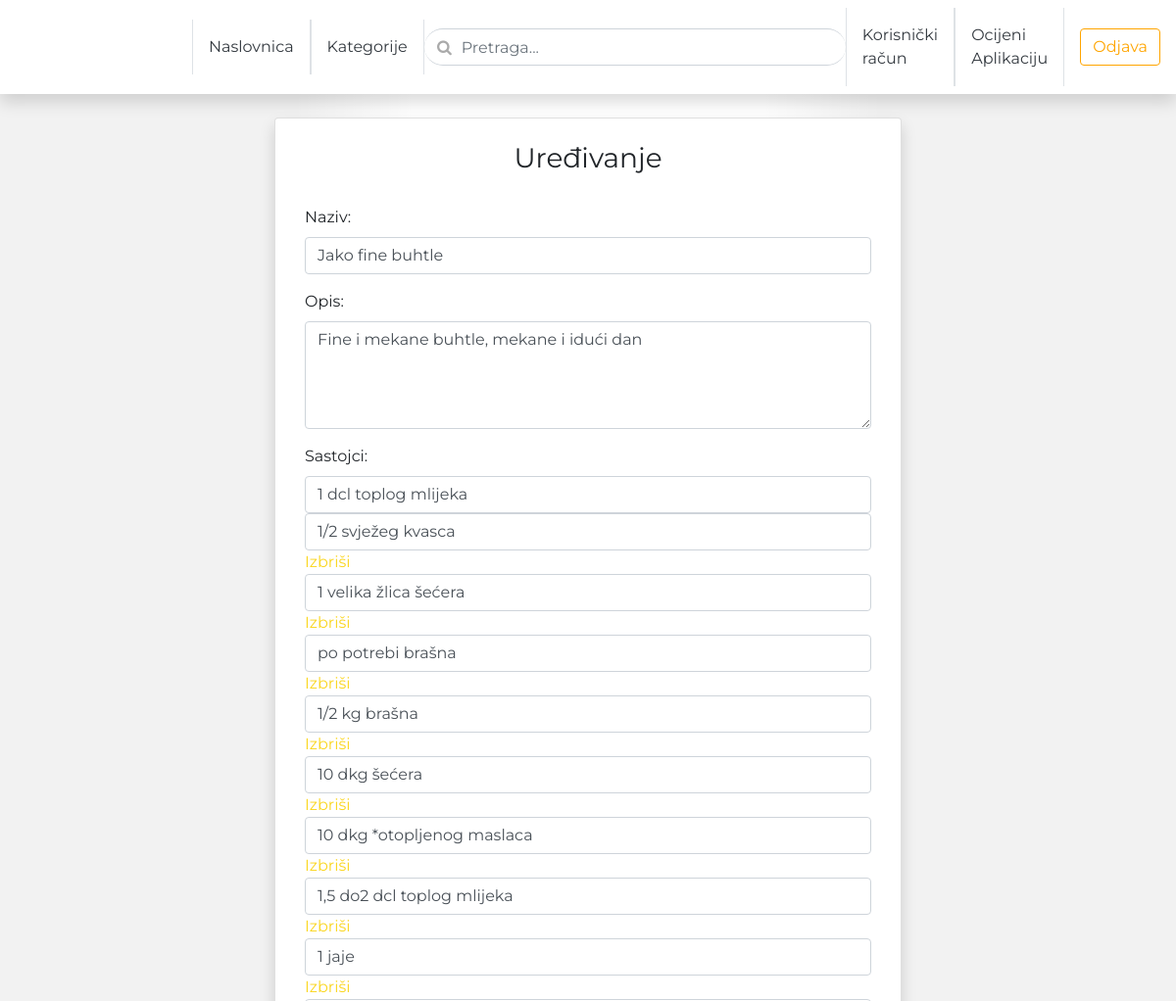
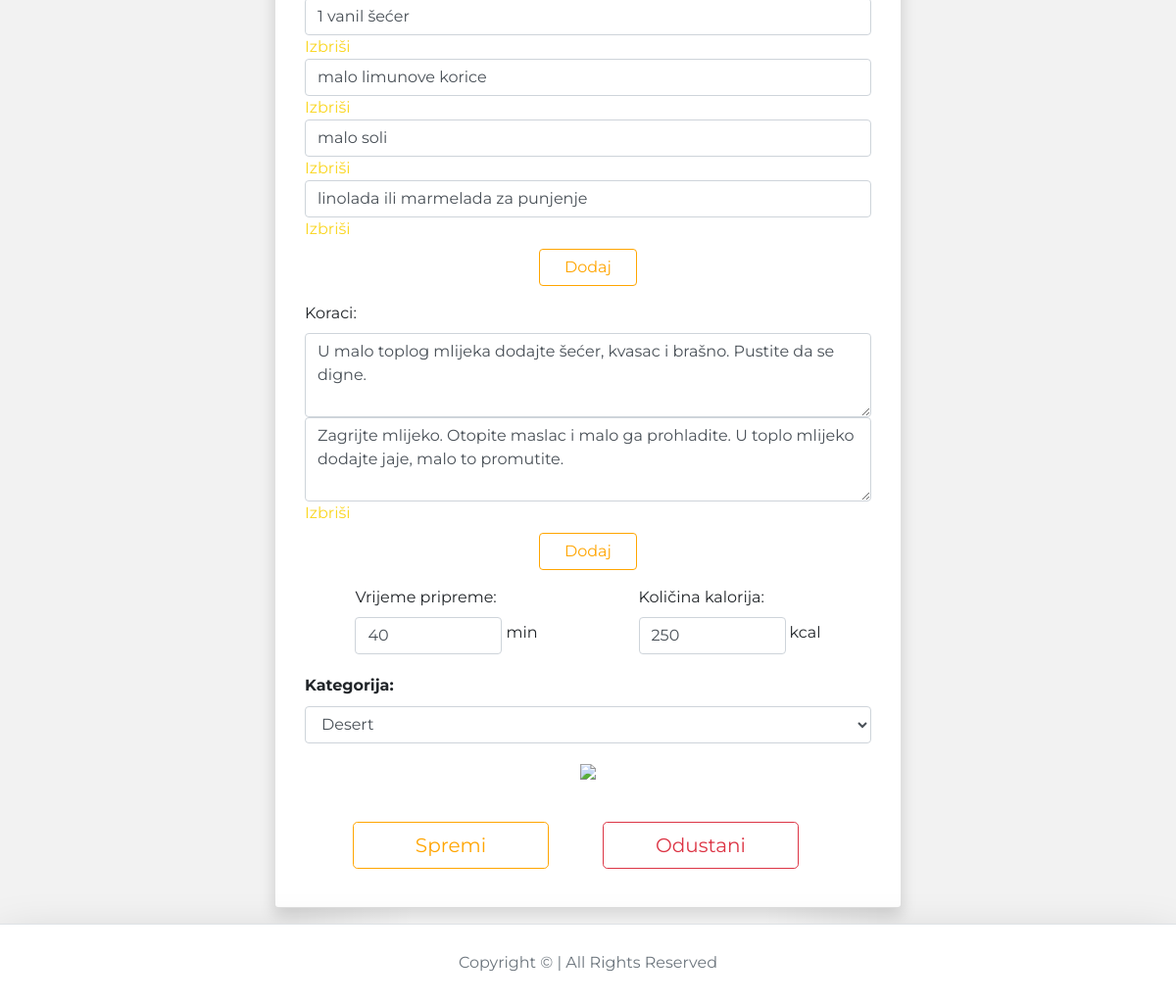
Screenshot of /blog/admin-jako-fine-buhtle/edit (signed in) with the database file from the repository (2 pictures, top to bottom).
### blog/models.py (models this page shows, shortened)
class BlogPost(models.Model):
    title           = models.CharField(max_length=50, null=False, blank=False)
    body            = models.TextField(max_length=500, null=False, blank=False)
    image           = models.ImageField(upload_to=upload_location, null=False, blank=False)
    date_published  = models.DateTimeField(auto_now_add=True, verbose_name="date published")
    date_updated    = models.DateTimeField(auto_now=True, verbose_name="date updated")
    author          = models.ForeignKey(settings.AUTH_USER_MODEL, on_delete=models.CASCADE)
    category        = models.IntegerField(verbose_name="Kategorija", choices=CATEGORY_CHOICES, default=0)
    slug            = models.SlugField(blank=True, unique=True)
    time            = models.IntegerField(null=True, blank=True)
    calories        = models.IntegerField(null=True, blank=True)
    favorite        = models.ManyToManyField("account.Account", related_name="favorite", blank=True)
    ingredient_0    = models.CharField(max_length=100, null=True, blank=True)
    ingredient_1    = models.CharField(max_length=100, null=True, blank=True)
    ingredient_2    = models.CharField(max_length=100, null=True, blank=True)
    ingredient_3    = models.CharField(max_length=100, null=True, blank=True)
    ingredient_4    = models.CharField(max_length=100, null=True, blank=True)
    ingredient_5    = models.CharField(max_length=100, null=True, blank=True)
    ingredient_6    = models.CharField(max_length=100, null=True, blank=True)
    ingredient_7    = models.CharField(max_length=100, null=True, blank=True)
    ingredient_8    = models.CharField(max_length=100, null=True, blank=True)
    ingredient_9    = models.CharField(max_length=100, null=True, blank=True)
    ingredient_10    = models.CharField(max_length=100, null=True, blank=True)
    ingredient_11    = models.CharField(max_length=100, null=True, blank=True)
    ingredient_12    = models.CharField(max_length=100, null=True, blank=True)
    ingredient_13    = models.CharField(max_length=100, null=True, blank=True)
    ingredient_14    = models.CharField(max_length=100, null=True, blank=True)
    ingredient_15    = models.CharField(max_length=100, null=True, blank=True)
    ingredient_16    = models.CharField(max_length=100, null=True, blank=True)
    ingredient_17    = models.CharField(max_length=100, null=True, blank=True)
    ingredient_18    = models.CharField(max_length=100, null=True, blank=True)
    ingredient_19    = models.CharField(max_length=100, null=True, blank=True)
    step_0    = models.CharField(max_length=500, null=True, blank=True)
    step_1    = models.CharField(max_length=500, null=True, blank=True)
    step_2    = models.CharField(max_length=500, null=True, blank=True)
    step_3    = models.CharField(max_length=500, null=True, blank=True)
    step_4    = models.CharField(max_length=500, null=True, blank=True)
    step_5    = models.CharField(max_length=500, null=True, blank=True)
    step_6    = models.CharField(max_length=500, null=True, blank=True)
    step_7    = models.CharField(max_length=500, null=True, blank=True)
    step_8    = models.CharField(max_length=500, null=True, blank=True)
    step_9    = models.CharField(max_length=500, null=True, blank=True)
    step_10    = models.CharField(max_length=500, null=True, blank=True)
    step_11    = models.CharField(max_length=500, null=True, blank=True)
    step_12    = models.CharField(max_length=500, null=True, blank=True)
    step_13    = models.CharField(max_length=500, null=True, blank=True)
    step_14    = models.CharField(max_length=500, null=True, blank=True)
    step_15    = models.CharField(max_length=500, null=True, blank=True)
    step_16    = models.CharField(max_length=500, null=True, blank=True)
    step_17    = models.CharField(max_length=500, null=True, blank=True)
    step_18    = models.CharField(max_length=500, null=True, blank=True)
    step_19    = models.CharField(max_length=500, null=True, blank=True)

### blog/views.py (the view, shortened to what this page needs)
# urls.py: path('<slug>/edit', edit_blog_view, name="edit"),
def edit_blog_view(request, slug):
    context = {}
    user = request.user
    if not user.is_authenticated:
        return redirect("must_authenticate")
    blog_post = get_object_or_404(BlogPost, slug=slug)
    if blog_post.author != user:
        return HttpResponse("Niste autor ove objave.")
    form = UpdateBlogPostForm(
        initial = {
            "title": blog_post.title,
            "body": blog_post.body,
            "category": blog_post.category,
            "get_category_display": blog_post.get_category_display,
            "image": blog_post.image,
            "time": blog_post.time,
            "calories": blog_post.calories,
            "ingredient_0": blog_post.ingredient_0,
            "ingredient_1": blog_post.ingredient_1,
            "ingredient_2": blog_post.ingredient_2,
            "ingredient_3": blog_post.ingredient_3,
            "ingredient_4": blog_post.ingredient_4,
            "ingredient_5": blog_post.ingredient_5,
            "ingredient_6": blog_post.ingredient_6,
            "ingredient_7": blog_post.ingredient_7,
            "ingredient_8": blog_post.ingredient_8,
            "ingredient_9": blog_post.ingredient_9,
            "ingredient_10": blog_post.ingredient_10,
            "ingredient_11": blog_post.ingredient_11,
            "ingredient_12": blog_post.ingredient_12,
            "ingredient_13": blog_post.ingredient_13,
            "ingredient_14": blog_post.ingredient_14,
            "ingredient_15": blog_post.ingredient_15,
            "ingredient_16": blog_post.ingredient_16,
            "ingredient_17": blog_post.ingredient_17,
            "ingredient_18": blog_post.ingredient_18,
            "ingredient_19": blog_post.ingredient_19,
            "step_0": blog_post.step_0,
            "step_1": blog_post.step_1,
            "step_2": blog_post.step_2,
            "step_3": blog_post.step_3,
            "step_4": blog_post.step_4,
            "step_5": blog_post.step_5,
            "step_6": blog_post.step_6,
            "step_7": blog_post.step_7,
            "step_8": blog_post.step_8,
            "step_9": blog_post.step_9,
            "step_10": blog_post.step_10,
            "step_11": blog_post.step_11,
            "step_12": blog_post.step_12,
            "step_13": blog_post.step_13,
            "step_14": blog_post.step_14,
            "step_15": blog_post.step_15,
            "step_16": blog_post.step_16,
            "step_17": blog_post.step_17,
            "step_18": blog_post.step_18,
            "step_19": blog_post.step_19,
        }
    )
    context['form'] = form
    return render(request, 'blog/edit_blog.html', context)

### blog/templates/blog/edit_blog.html (shortened to what this page needs)
{% extends 'index.html' %}
{% block content %}
<div class="container">
	<div class="row pt-4">
		<div class="col-lg-8 offset-lg-2 card shadow mb-3">
			<h1 class="h3 mb-3 font-weight-normal text-center mt-4">Uređivanje</h1>
			<form class="create-form" method="post" enctype="multipart/form-data">{% csrf_token %}
				<div class="form-group">
					<label for="id_title">Naziv:</label>
					<input class="form-control" type="text" name="title" id="id_title" maxlength="49" placeholder="Unesi naziv" value="{{form.initial.title}}" required autofocus>
				</div>
				<div class="form-group">
					<label for="id_body">Opis:</label>
					<textarea class="form-control" rows="4" type="text" name="body" id="id_body" maxlength="499" placeholder="Ovdje unesi opis recepta..."
					required>{{form.initial.body}}</textarea>
                </div>
				<div class="form-group">
                    <label for="id_ingredient">Sastojci:</label>
                    <div class="input_fields_wrap">
                        <div>
                            <input type="text" class="form-control broj" maxlength="80" name="ingredient_0" value="{{form.initial.ingredient_0}}">
                        </div>
						{% if form.initial.ingredient_1 %}
						<div>
                            <input type="text" class="form-control broj" maxlength="80" name="ingredient_1" value="{{form.initial.ingredient_1}}">
							<a href="#" class="remove_field">Izbriši</a>
                        </div>
						{% endif %}
						{% if form.initial.ingredient_2 %}
						<div>
                            <input type="text" class="form-control broj" maxlength="80" name="ingredient_2" value="{{form.initial.ingredient_2}}">
							<a href="#" class="remove_field">Izbriši</a>
                        </div>
						{% endif %}
						{% if form.initial.ingredient_3 %}
						<div>
                            <input type="text" class="form-control broj" maxlength="80" name="ingredient_3" value="{{form.initial.ingredient_3}}">
							<a href="#" class="remove_field">Izbriši</a>
                        </div>
						{% endif %}
						{% if form.initial.ingredient_4 %}
						<div>
                            <input type="text" class="form-control broj" maxlength="80" name="ingredient_4" value="{{form.initial.ingredient_4}}">
							<a href="#" class="remove_field">Izbriši</a>
                        </div>
						{% endif %}
						{% if form.initial.ingredient_5 %}
						<div>
                            <input type="text" class="form-control broj" maxlength="80" name="ingredient_5" value="{{form.initial.ingredient_5}}">
							<a href="#" class="remove_field">Izbriši</a>
                        </div>
						{% endif %}
						{% if form.initial.ingredient_6 %}
						<div>
                            <input type="text" class="form-control broj" maxlength="80" name="ingredient_6" value="{{form.initial.ingredient_6}}">
							<a href="#" class="remove_field">Izbriši</a>
                        </div>
						{% endif %}
						{% if form.initial.ingredient_7 %}
						<div>
                            <input type="text" class="form-control broj" maxlength="80" name="ingredient_7" value="{{form.initial.ingredient_7}}">
							<a href="#" class="remove_field">Izbriši</a>
                        </div>
						{% endif %}
						{% if form.initial.ingredient_8 %}
						<div>
                            <input type="text" class="form-control broj" maxlength="80" name="ingredient_8" value="{{form.initial.ingredient_8}}">
							<a href="#" class="remove_field">Izbriši</a>
                        </div>
						{% endif %}
						{% if form.initial.ingredient_9 %}
						<div>
                            <input type="text" class="form-control broj" maxlength="80" name="ingredient_9" value="{{form.initial.ingredient_9}}">
							<a href="#" class="remove_field">Izbriši</a>
                        </div>
						{% endif %}
						{% if form.initial.ingredient_10 %}
						<div>
                            <input type="text" class="form-control broj" maxlength="80" name="ingredient_10" value="{{form.initial.ingredient_10}}">
							<a href="#" class="remove_field">Izbriši</a>
                        </div>
						{% endif %}
						{% if form.initial.ingredient_11 %}
						<div>
                            <input type="text" class="form-control broj" maxlength="80" name="ingredient_11" value="{{form.initial.ingredient_11}}">
							<a href="#" class="remove_field">Izbriši</a>
                        </div>
						{% endif %}
						{% if form.initial.ingredient_12 %}
						<div>
                            <input type="text" class="form-control broj" maxlength="80" name="ingredient_12" value="{{form.initial.ingredient_12}}">
							<a href="#" class="remove_field">Izbriši</a>
                        </div>
						{% endif %}
                    </div>
                    <div class="mt-2">
                        <button class="m-auto btn btn-outline-primary btn-block add-button add_field_button">Dodaj</button>
                    </div>
                </div>
				<div class="form-group">
                    <label for="id_step">Koraci:</label>
                    <div class="input_fields_wrap_step">
                        <div>
                            <textarea type="text" rows="3" class="form-control broj-step" maxlength="300" name="step_0">{{form.initial.step_0}}</textarea>
                        </div>
						{% if form.initial.step_1 %}
						<div>
                            <textarea type="text" rows="3" class="form-control broj-step" maxlength="300" name="step_1">{{form.initial.step_1}}</textarea>
							<a href="#" class="remove_field">Izbriši</a>
                        </div>
						{% endif %}
                    </div>
                    <div class="mt-2">
                        <button class="m-auto btn btn-outline-primary btn-block add-button add_field_button_step">Dodaj</button>
                    </div>
                </div>
                <div class="row m-auto pb-3">
                    <div class="form-group m-auto">
                        <label for="id_time">Vrijeme pripreme:</label>
                        <div class="row m-auto">
                            <input class="form-control sirina" type="number" min="0" name="time" id="id_time" placeholder="Vrijeme" value="{{form.initial.time}}" required>
                            <p class="mt-1 ml-1">min</p>
                        </div>
                    </div>
                    <div class="form-group m-auto">
                        <label for="id_calories">Količina kalorija:</label>
                        <div class="row m-auto">
                            <input class="form-control sirina" type="number" min="0" name="calories" id="id_calories" placeholder="Kalorije" value="{{form.initial.calories}}" required>
                            <p class="mt-1 ml-1">kcal</p>
                        </div>
                    </div>
                </div>
                <div class="form-group">
					<h6 class="card-title">Kategorija:</h3>
                    <select class="form-select form-select-lg form-control" id="inputCategory" name="category" required>
                        <option value="{{form.initial.category}}"selected>{{form.initial.get_category_display}}</option>
                    </select>
                </div>
				<div class="form-group image-group" id="id_image_group">
				</div>
				<div class="row p-4">
					<div class="col m-auto">
						<button class="submit-button btn btn-lg btn-outline-primary btn-block m-auto" type="submit">Spremi</button>
					</div>
					<div class="col m-auto">
						<a href="javascript:window.history.back()" class="submit-button btn btn-lg btn-outline-danger btn-block">Odustani</a>
					</div>
				</div>
			</form>
		</div>
	</div>
</div>
{% endblock content %}

### templates/snippets/header.html (style rules this page uses)
@media (min-width: 768px) { html { font-size: 16px; } }
.container { max-width: 960px; }
.btn-outline-primary, .btn-outline-primary:visited .btnMy:visited, .btnMy { color: orange !important; border-color: orange !important; }
.card-title { font-weight: bold; }

### templates/snippets/index_css.html (style rules this page uses)
body { background-color: #f2f2f2; background-image: linear-gradient(to right, rgba(255,255,255,0) 0%, rgba(255,255,255,0) 15%, rgba(255,255,255,0) 25%, rgba(255,255,255,1) 35%, rgba(255,255,255,1) 50%, rgba(255,255,255,1) 65%, rgba(255,255,255,0) 75%, rgba(255,255,255,0) 85%, rgba(255,255,255,0) 100%); z-index: -1; position: relative; font-family: Montserrat; src: url(Montserrat-Light.ttf); }
a { color: #fad620; transition: 0.3s; }

### blog/templates/blog/edit_blog.html (style rules this page uses)
.create-form { width: 100%; max-width: 100%; padding: 15px; margin: auto; }
.submit-button { max-width: 200px; }
.image-group { position: relative; text-align: center; cursor:pointer; }
.add-button { max-width: 100px; }
.sirina { max-width: 150px; }

### rows the page displays
BlogPost: title "Jako fine buhtle", body "Fine i mekane buhtle, mekane i idući dan", ingredient_0 "1 dcl toplog mlijeka", ingredient_1 "1/2 svježeg kvasca", ingredient_2 "1 velika žlica šećera", ingredient_3 "po potrebi brašna", ingredient_4 "1/2 kg brašna", ingredient_5 "10 dkg šećera", ingredient_6 "10 dkg *otopljenog maslaca", ingredient_7 "1,5 do2 dcl toplog mlijeka", ingredient_8 "1 jaje", ingredient_9 "1 vanil šećer", ingredient_10 "malo limunove korice", ingredient_11 "malo soli", ingredient_12 "linolada ili marmelada za punjenje", step_0 "U malo toplog mlijeka dodajte šećer, kvasac i brašno. Pustite da se digne.", step_1 "Zagrijte mlijeko. Otopite maslac i malo ga prohladite. U toplo mlijeko dodajte jaje, malo to promutite.", category "Desert"
